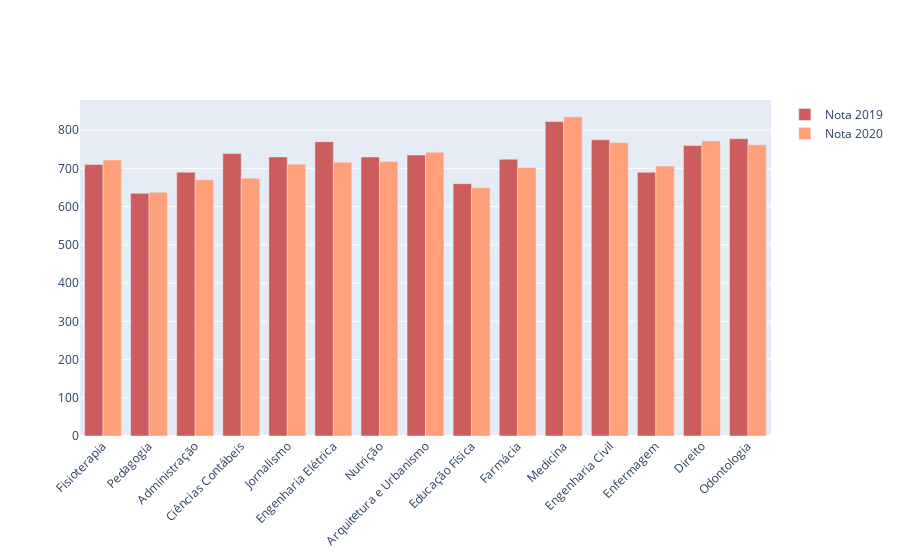

Notebook code cell kept with this figure:
### Code cell
def BS_web_scrapping():
    global df
    global df2
# Firstly we will get the URL to the site with grades of the second last year
    url = 'https://www.mundovestibular.com.br/enem/sisu/notas-de-corte-sisu-2019/'
    pagina = requests.get(url)

    soup = BeautifulSoup(pagina.content, 'html.parser')
    # Now we will identify all the lines of the web page 
    
    info = soup.find_all('li')
    
# Through trial and error we find the lines we want 
    linha = info[22].get_text() 
    
# Here follows a function that will organize the text the way we desire
    def prep_linha_v1(linha):
        linha = re.sub('–', "\t", linha)
        return linha

    texto_final = "Curso\tPontos\n"
    
# Next we should apply the function in all the lines we extracted through the use of a for loop    
    for i in range(13, 44):
        linha = prep_linha_v1(info[i].get_text())
        texto_final += linha
        if (i < 44):
            texto_final += "\n"
    
# For now we will make a file in order to open it in a dataframe 
    arquivo = open("lista-cursos.tsv", "w")
    arquivo.write(texto_final)
    arquivo.close()
    df = pd.read_csv("lista-cursos.tsv", sep = '\t', encoding = "latin1")

    
# Since the grades we extracted aren't in an average format we will perform operations with the data to gather the average grades
    lst_pontos = list(df['Pontos'])
    lista_pronta = []
    for elements in lst_pontos:
        split = elements.split(' ')
        if len(split) == 5:
            the_number = (float(split[1]) + float(split[3])) / 2
    
# Esse 'else' é necessário pelo fato de que em alguns casos a nota de corte foi extraida como média na primeira extração
        else:
            the_number = split[1]

        lista_pronta.append(the_number)

    df['pontos_media'] = lista_pronta
    
# Now we will repeat these steps in the website with the grades from last year 

    url = 'https://www.guiadacarreira.com.br/educacao/notas-de-corte-enem-2021/'
    pagina = requests.get(url)
    soup = BeautifulSoup(pagina.content, 'html.parser')
    lines = soup.find_all('li')

    def prep_linha_v1(linha):
        linha = re.sub(':', "\t", linha)
        return linha

    texto_final = "Curso\tPontos\n"

    for i in range(55, 74):
        linha = prep_linha_v1(lines[i].get_text())
        texto_final += linha
        if (i < 74):
            texto_final += "\n"


    arquivo = open("lista-cursos-2021.tsv", "w")
    arquivo.write(texto_final)
    arquivo.close()



    df2 = pd.read_csv("lista-cursos-2021.tsv", sep = '\t', encoding = "latin1")

    lst_pontos = list(df2['Pontos'])
    lista_pronta = []
    for elements in lst_pontos:
        split = elements.split(' ')
        if len(split) == 5:
            the_number = (float(split[1]) + float(split[3])) / 2

        else:
            the_number = split[1]

        lista_pronta.append(the_number)
    
    df2['pontos_media'] = lista_pronta

    
# From now on we will start ornganizing the data in order to plot it in a graph
    
# The first step will be to find the common courses bertween the two sites
def data_treatment():
    global pontos_2020
    global pontos_2019
    global cursos_em_comum
    
    cursos_2019 = list(df['Curso'])
    cursos_2020 = list(df2['Curso'])
    cursos_2019_ajuste = []
    for txt in cursos_2019:
            txt = re.sub(' $', "", txt)
            cursos_2019_ajuste.append(txt)

    cursos_em_comum = list(set(cursos_2019_ajuste).intersection(cursos_2020))

# Now that we have a list courses in common we can use it to find the respective grades average from each course

    pontos_2020 = []
    pontos_2019 = []
    for curso in cursos_em_comum:
        temp_df = df.loc[df['Curso'] == curso+' ']
        pontos_2019.append(list(temp_df['pontos_media'])[0])
        temp_df2 = df2.loc[df2['Curso'] == curso]
        pontos_2020.append(list(temp_df2['pontos_media'])[0])
        
data_treatment()

# After extracting the courses in common and its respecive grades all that is left is to plot the graph
def plotting():  
        fig = go.Figure()
        fig.add_trace(go.Bar(
            x=cursos_em_comum,
            y=pontos_2019,
            name='Nota 2019',
            marker_color='indianred'
        ))
        fig.add_trace(go.Bar(
            x=cursos_em_comum,
            y=pontos_2020,
            name='Nota 2020',
            marker_color='lightsalmon'
        ))

        # We tilt the angle of the x text in order to be more visible
        fig.update_layout(barmode='group', xaxis_tickangle=-45)
        fig.show()
data_treatment()
plotting()

### Figure 1 — Plotly figure (JSON) as saved in the notebook; plotly's stock layout.template omitted (floating-point values rounded to 4 significant figures)
{"data": [{"marker": {"color": "indianred"}, "name": "Nota 2019", "type": "bar", "x": ["Fisioterapia", "Pedagogia", "Administração", "Ciências Contábeis", "Jornalismo", "Engenharia Elétrica", "Nutrição", "Arquitetura e Urbanismo", "Educação Física", "Farmácia", "Medicina", "Engenharia Civil", "Enfermagem", "Direito", "Odontologia"], "y": [710, 635, 690, "739", "730", "770", "730", 735, 660, "724", 822.5, 775, 690, 760, 777.5]}, {"marker": {"color": "lightsalmon"}, "name": "Nota 2020", "type": "bar", "x": ["Fisioterapia", "Pedagogia", "Administração", "Ciências Contábeis", "Jornalismo", "Engenharia Elétrica", "Nutrição", "Arquitetura e Urbanismo", "Educação Física", "Farmácia", "Medicina", "Engenharia Civil", "Enfermagem", "Direito", "Odontologia"], "y": [722, 637.5, 670.5, 674.5, 711, 716, 718, 742.5, 649.5, 702.5, 835, 767.5, 706.5, 772, 762]}], "layout": {"barmode": "group", "xaxis": {"tickangle": -45}}}
